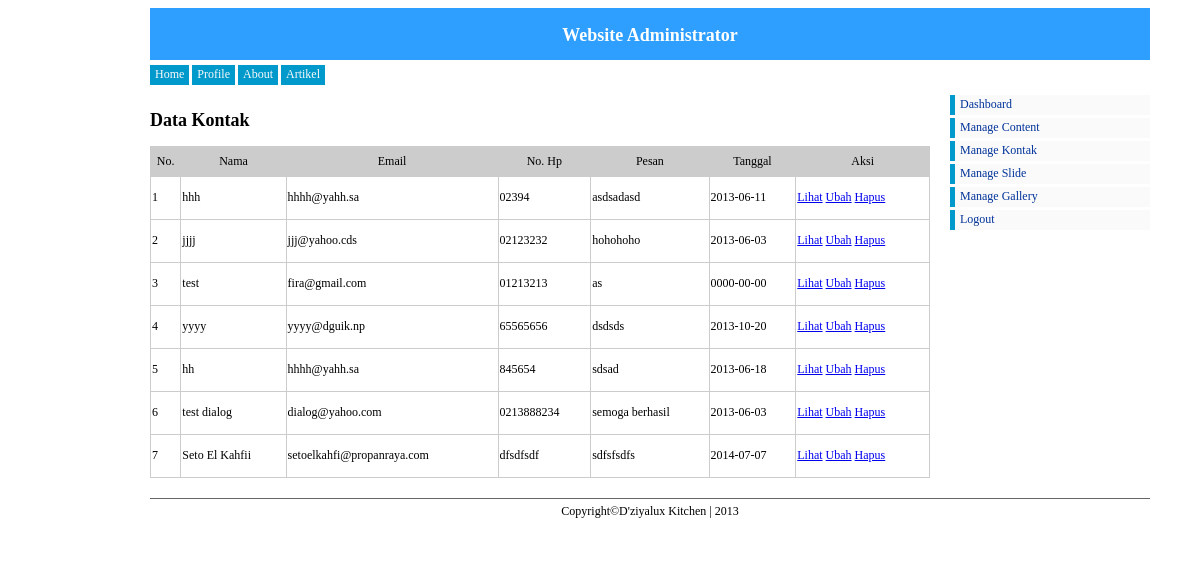
The page /admin/jq.php?pg=kontak/data_kontak (signed in) on the database as committed earlier.
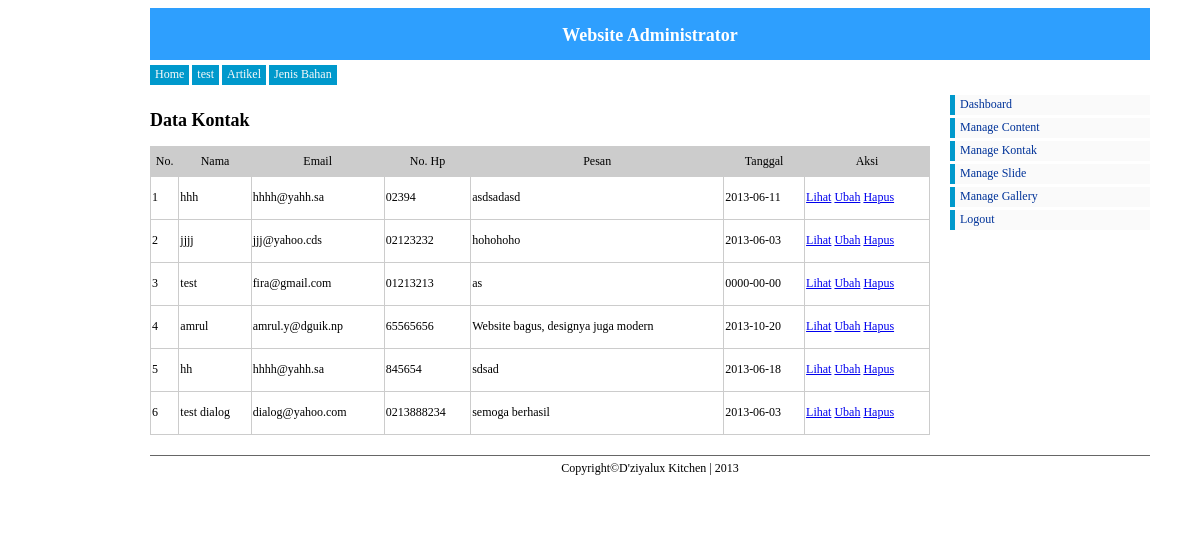
The same page on the database as committed later.
### tables this page shows
CREATE TABLE IF NOT EXISTS `content` (
  `ID_CONTENT` int(11) NOT NULL AUTO_INCREMENT,
  `NAMA_CONTENT` varchar(100) NOT NULL,
  `ISI_CONTENT` text NOT NULL,
  `GAMBAR` varchar(50) NOT NULL,
  `IS_AKTIF` int(2) NOT NULL,
  `TANGGAL` date NOT NULL,
  PRIMARY KEY (`ID_CONTENT`)
);

CREATE TABLE IF NOT EXISTS `kontak` (
  `ID_KONTAK` int(11) NOT NULL AUTO_INCREMENT,
  `NAMA` varchar(100) NOT NULL,
  `EMAIL` varchar(100) NOT NULL,
  `NO_HP` varchar(15) NOT NULL,
  `PESAN` text NOT NULL,
  `TANGGAL` date NOT NULL,
  PRIMARY KEY (`ID_KONTAK`)
);

### admin/kontak/data_kontak.php (the view)
<h2>Data Kontak</h2>
<table width="650" border="1">
	<tr id="jtabel">
		<td>No.</td>
		<td>Nama</td>
		<td>Email</td>
		<td>No. Hp</td>
		<td>Pesan</td>
		<td>Tanggal</td>
		<td>Aksi</td>
	</tr>
	<?php
	$data 	= mysql_query("select * from kontak");
	$no 	= 1;
	while($tampil = mysql_fetch_array($data))
	{
	  $view = substr($tampil['PESAN'],0,50);
	?>
	<tr>
		<td height="40"><?php echo $no++;?></td>
		<td><?php echo $tampil['NAMA'];?></td>
		<td><?php echo $tampil['EMAIL'];?></td>
		<td><?php echo $tampil['NO_HP'];?></td>
		<td><?php echo $view;?></td>
		<td><?php echo $tampil['TANGGAL'];?></td>
		<td><a href="?pg=kontak/lihat_kontak&id=<?php echo $tampil['ID_KONTAK'];?>" class="klik">Lihat</a> <a href="?pg=kontak/ubah_kontak&id=<?php echo $tampil['ID_KONTAK'];?>" class="klik">Ubah</a> <a href="?pg=kontak/hapus_kontak&id=<?php echo $tampil['ID_KONTAK'];?>" class="klik" onclick="return confirm('Data Akan Dihapus?')">Hapus</a></td>
	</tr>
<?php } ?>
</table>

### admin/jq.php (shortened to what this page needs)
<!DOCTYPE html PUBLIC "-//W3C//DTD XHTML 1.0 Transitional//EN" "http://www.w3.org/TR/xhtml1/DTD/xhtml1-transitional.dtd">
<html xmlns="http://www.w3.org/1999/xhtml">
<head>
<link type="text/css" href="../css/admin.css" rel="stylesheet" />
<link type="text/css" href="../css/jquery-ui.min.css" rel="stylesheet" />
<link type="text/css" href="../css/jquery-ui.css" rel="stylesheet" />
<link type="text/css" href="../css/jquery.ui.theme.css" rel="stylesheet" />
</head>
<body>
<div id="container">
  <div id="header"><h2>Website Administrator</h2></div>
  <div id="menu">
      <ul>
          <li><a href="index.php">Home</a></li>
          <?php
		  $data = mysql_query("select a.ID_CONTENT, a.NAMA_CONTENT from content a where a.IS_AKTIF = 1");
		  while($menu = mysql_fetch_array($data)){
		  ?>
          <li><a href="?li=data_content&id=<?php echo $menu['ID_CONTENT'];?>"><?php echo $menu['NAMA_CONTENT'];?></a></li>
          <?php
		  }
		  ?>
      </ul>
  </div>
  <div id="content">
  <div id="sidebar">
      <ul>
          <li><a href="index.php">Dashboard</a></li>
          <li><a href="?pg=content/data_content">Manage Content</a></li>
          <li><a href="?pg=kontak/data_kontak">Manage Kontak</a></li>
          <li><a href="?pg=slide/data_slide">Manage Slide</a></li>
          <li><a href="?pg=gallery/data_gallery">Manage Gallery</a></li>
          <li><a href="../logout/logout.php">Logout</a></li>
      </ul>
  </div>
      <div id="c-isi">
        <?php
			if(isset($_GET['li'])){
				include"content/lihat_content.php";
			}elseif(isset($_GET['pg'])){
				include "$_GET[pg].php";
			}else{
				include"home.php";
			}
        ?>
       </div>
  </div>
  <div id="footer">Copyright&copy;D'ziyalux Kitchen | 2013</div>
</div>
</body>
</html>

Rows that differ between the two databases and show on the page:
no longer on this page (row edited): content: NAMA_CONTENT "Profile"
removed kontak: NAMA "Seto El Kahfii", EMAIL "setoelkahfi@propanraya.com", NO_HP "dfsdfsdf", PESAN "sdfsfsdfs", TANGGAL "2014-07-07"
changed content: NAMA_CONTENT "About" → "test"
added content: NAMA_CONTENT "Jenis Bahan"
changed kontak: NAMA "yyyy" → "amrul"; EMAIL "yyyy@dguik.np" → "amrul.y@dguik.np"; PESAN "dsdsds" → "Website bagus, designya juga modern"
changed kontak "hh": PESAN "sdsad" → "<p>sdsad</p>" (drawn)
